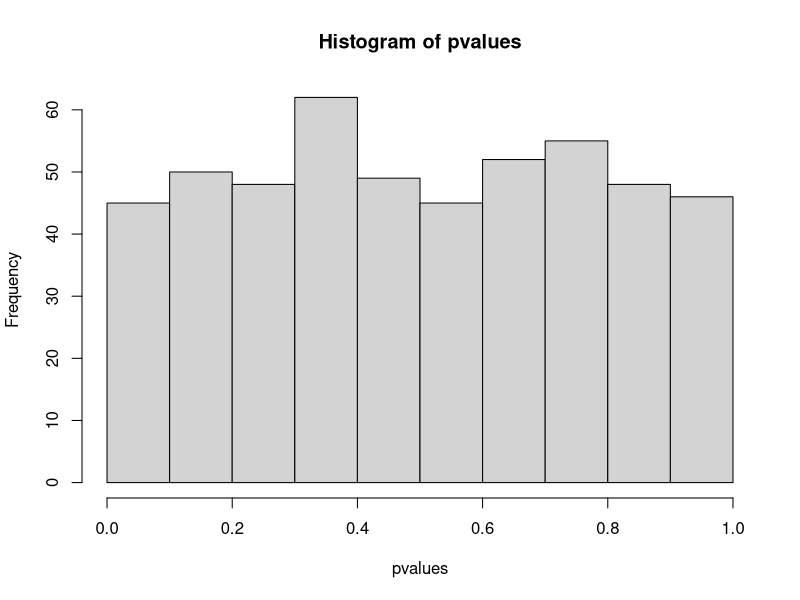

Reproduce this figure in R.
randomdata <- matrix(rnorm(50 * 500), ncol = 50)
clase <- factor(c(rep("sano", 20), rep("enfermo", 30)))
tmp <- t.test(randomdata[1, ] ~ clase)
tmp
attributes(tmp)
tmp$p.value
pvalues <- apply(randomdata, 1, function(x) t.test(x ~ clase)$p.value)
hist(pvalues)
order(pvalues)
which(pvalues < 0.05)
sum(pvalues < 0.05)
